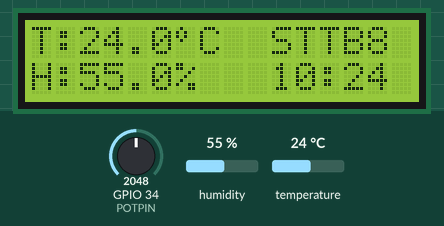
This sketch was run on a simulated ESP32. On the bench: 16×2 character LCD. Inputs (shaded band) come from the test bench; at power-on: humidity 55 %, temperature 24 °C, GPIO 34 (POTPIN) = 2048. WiFi joins after 1.5 s; servers stay silent unless stated; uploads are accepted with an empty reply; the local clock reads 2024-03-15 10:24:30 at power-on unless the sketch sets it; what the sketch prints to the serial monitor is not drawn.

Above: at 2.8 s.
2.9 s: humidity set to 22 %
At 8.0 s:
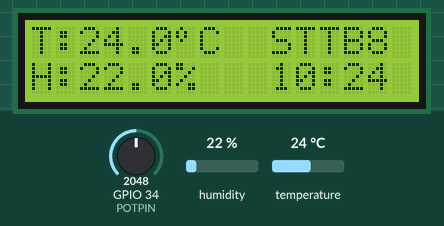
8.6 s: temperature set to 12 °C
At 13.0 s:
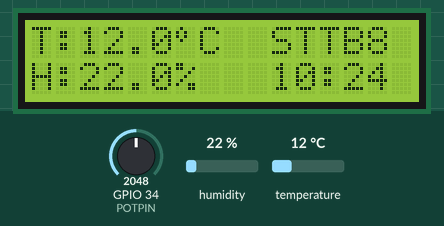
14.3 s: humidity set to 40 %
At 18.1 s:
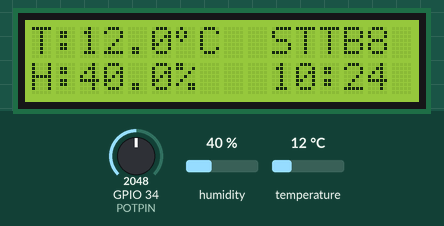
20.0 s: temperature set to 19 °C
At 23.3 s:
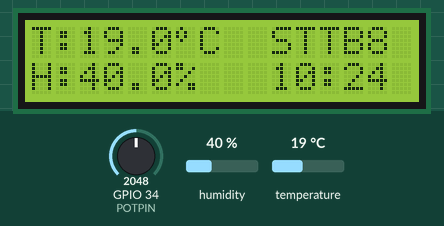
Timing chart, 0 to 24.8 s (numbered marks = the images above; inputs shaded):
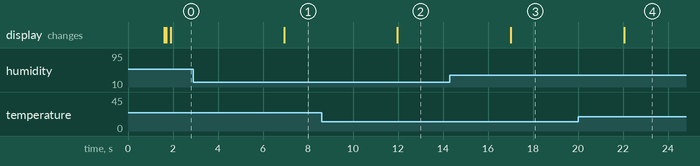

The sketch:

13_Packing_Gorio.ino
```cpp
/*
  GANTI VARIABEL ip DAN loc SESUAI DENGAN SESUAI DENGAN KEBUTUHAN

  File .ino ini merupakan file template dari projek IoT Sensor Suhu Ruangan yang akan dibuat.
  IP Address yang bisa digunakan: 11 - 25

  V. 1.0.1
  Update Terakhir : 05-08-2024

  Komponen:
  1. ESP32                    |
  2. LCD 16x2 I2C             | I2C
  3. Potensiometer 100K Ohm   | 34 3V
  4. DHT21                    | 14
  5. Stepdown DC-DC           |
  6. Adaptor 6-24 V DC        |
  7. Micro USB                |

  Fungsi : Mengukur temperature ruang dan kelembaban relatif (RH)
*/

#include <WiFi.h>
#include <WiFiMulti.h>
#include <HTTPClient.h>
#include <DHT.h>
#include <LiquidCrystal_I2C.h>
#include <ArduinoJson.h>

// Struct to hold the calibration data
struct CalibrationData {
  float temperature;
  float humidity;
};

/*
  Isi variabel dibawah sebagai inisialisasi awal projek,
  @param ip = IP Address ESP32
  @param loc = Lokasi ruangan untuk diukur
  @param api = URL API Menyimpan data ke Database
  @param getData = URL API Mengambil data kalibrasi dari Database
*/
// ========= INISIALISASI AWAL =========
/**/ const int ip = 13;             /**/
/**/ const String loc = "Packing Gorio";  /**/
// =====================================
const String api = "http://192.168.7.223/iot/api/save_suhu_rh.php";
String ESPName = "Suhu Ruang | " + loc;
String deviceID = "IoT-" + String(ip);
const String getData = "http://192.168.7.223/iot/api/get_suhu_rh_calibration.php?device_id=" + deviceID;

/* Mendeklarasikan DHT21
  @param DHTPIN = Pin DHT
  @param DHTTYPE = Tipe DHT
  @param dht = Variabel DHT
  @param temperature = Variabel Suhu
  @param humidity = Variabel Kelembaban
  @param calTemp = Variabel Kalibrasi
  @param readDHTCount = Variabel Hitung
  @param tempFromDB = Variabel Kalibrasi Suhu dari DB
  @param humFromDB = Variabel Kalibrasi Kelembaban dari DB
*/
#define DHTPIN 33
#define DHTTYPE DHT21
DHT dht(DHTPIN, DHTTYPE);
float temperature, humidity, calTemp;
int readDHTCount, readNan;
float tempFromDB = 0.0;
float humFromDB = 0.0;

/* Mendeklarasikan Potensiometer
  @param potPin = Pin Potensiometer
  @param potValue = Nilai Potensiometer
  @param mappedPotValue = Nilai Mapped Potensiometer
*/
#define POTPIN 34
int potValue = 0;
int mappedPotValue = 0;

/* Mendeklarasikan LCD dengan alamat I2C 0x27
  @param LCDADDR = Alamat I2C
  @param lcd = Variabel LCD
*/
#define LCDADDR 0x27
LiquidCrystal_I2C lcd(LCDADDR, 16, 2);
uint8_t degree[8] = {
  0x08,
  0x14,
  0x14,
  0x08,
  0x00,
  0x00,
  0x00,
  0x00
};

/* Deklarasikan semua WiFi yang bisa diakses oleh ESP32
  ESP32 akan memilih WiFi dengan sinyal paling kuat secara otomatis
  Gunakan tidak lebih dari 3 WiFi (WiFi Utama, WiFi Cadangan, WiFi Test)
*/
WiFiMulti wifiMulti;
const char* ssid_a = "STTB8";
const char* password_a = "Si4nt4r321";
const char* ssid_b = "MT3";
const char* password_b = "siantar321";
const char* ssid_c = "STTB11";
const char* password_c = "Si4nt4r321";
const char* ssid_d = "STTB4";
const char* password_d = "Si4nt4r321";
const char* ssid_e = "MT1";
const char* password_e = "siantar321";
const char* ssid_f = "STTB1";
const char* password_f = "Si4nt4r321";

// Set IP to Static
IPAddress staticIP(192, 168, 7, ip);
IPAddress gateway(192, 168, 15, 250);
IPAddress subnet(255, 255, 0, 0);
IPAddress primaryDNS(8, 8, 8, 8);    //optional
IPAddress secondaryDNS(8, 8, 4, 4);  //optional
String ip_Address, postData;

// ===== NTP =====
const char* ntpServer = "192.168.7.223";
const long gmtOffsetSec = 7 * 3600;
const int daylightOffsetSec = 0;
String dateTime, dateFormat, timeFormat, lcdFormat;
int year, month, day, hour, minute, second;
bool ntpStatus, getStatus;

/**
 * @brief Reads the temperature and humidity from the DHT sensor.
 * If the temperature or humidity reading is not a number, it sets the value to 950.
 * Increments the counter for the number of times the DHT sensor has been read.
 */
void readDHT() {
  // Read the temperature from the DHT sensor
  temperature = dht.readTemperature();

  // If the temperature reading is not a number, set it to 950
  if (isnan(temperature)) {
    temperature = 950;
    readNan++;
  }

  // Read the humidity from the DHT sensor
  humidity = dht.readHumidity();

  // If the humidity reading is not a number, set it to 950
  if (isnan(humidity)) {
    humidity = 950;
    readNan++;
  }

  // Increment the counter for the number of times the DHT sensor has been read
  readDHTCount++;
}

/**
 * @brief Reads the analog value from the potentiometer and maps it to a temperature range.
 *
 * This function reads the analog value from the potentiometer using the `analogRead()` function.
 * The read value is then mapped to a temperature range using the `map()` function.
 * The temperature range is [-5, 5] degrees Celsius.
 * The `POTPIN` constant is used to specify the analog pin connected to the potentiometer.
 *
 * The `potValue` variable stores the raw analog value read from the potentiometer.
 * The `mappedPotValue` variable stores the mapped temperature value.
 */
void readPot() {
  // Read the analog value from the potentiometer
  potValue = analogRead(POTPIN);

  // Map the analog value to a temperature range
  // mappedPotValue = map(potValue, 0, 4095, -5, 5);
  mappedPotValue = 0;
}

void getLocalTime() {
  /* Fungsi bertujuan menerima update waktu
  lokal dari ntpServer */
  struct tm timeinfo;
  if (!getLocalTime(&timeinfo)) {
    ntpStatus = false;
  } else {
    char timeStringBuff[50];
    strftime(timeStringBuff, sizeof(timeStringBuff), "%Y-%m-%d %H:%M:%S", &timeinfo);
    dateTime = String(timeStringBuff);

    // Save time data to variabel
    year = timeinfo.tm_year + 1900;
    month = timeinfo.tm_mon + 1;
    day = timeinfo.tm_mday;
    hour = timeinfo.tm_hour;
    minute = timeinfo.tm_min;
    second = timeinfo.tm_sec;
    // YYYY-MM-DD
    dateFormat = String(year) + '-' + String(month) + '-' + String(day);
    // hh:mm:ss
    timeFormat = String(hour) + ':' + String(minute) + ':' + String(second);
    // hh:mm
    lcdFormat = String(hour) + ':' + String(minute);

    ntpStatus = true;
  }
}

void sendLogData() {
  /* Mengirim data ke local server
  Ganti isi variabel api sesuai dengan form php
  */
  HTTPClient http;
  http.begin(api);
  http.addHeader("Content-Type", "application/x-www-form-urlencoded");
  int httpResponseCode = http.POST(postData);

  if (httpResponseCode > 0) {
    String response = http.getString();
    Serial.println(response);
  } else {
    Serial.print("ERROR ON SENDING POST");
  }
  http.end();
}

CalibrationData getCalibrationData() {
  /* Untung mendapatkan data terakhir dari DB,
  saat ini tidak digunakan karena sudah menggunakan SD Card
  Kode dibawah mohon untuk tidak dihapus.
  */
  HTTPClient http;
  http.begin(getData);
  int httpCode = http.GET();

  CalibrationData calibrationData = { 0.0, 0.0 };  // Initialize with default values

  if (httpCode > 0) {
    String payload = http.getString();
    StaticJsonDocument<200> doc;
    DeserializationError error = deserializeJson(doc, payload);

    if (!error) {
      if (doc.containsKey("temperature") && doc.containsKey("humidity")) {
        calibrationData.temperature = doc["temperature"].as<float>();
        calibrationData.humidity = doc["humidity"].as<float>();
      } else {
        Serial.println("Keys 'temperature' and/or 'humidity' not found in JSON");
      }
    } else {
      Serial.print("Error parsing JSON: ");
      Serial.println(error.c_str());
    }
  } else {
    Serial.print("Error get log: ");
    Serial.println(httpCode);
  }

  http.end();
  return calibrationData;
}

void printLCD(char* temp, char* hum, int pot) {
  // Temperature
  lcd.setCursor(0, 0);
  lcd.print("T: ");
  lcd.setCursor(2, 0);
  lcd.print(temp);
  lcd.write(0);
  lcd.print("C");

  // Humidity
  lcd.setCursor(0, 1);
  lcd.print("H: ");
  lcd.setCursor(2, 1);
  lcd.print(hum);
  lcd.print("%");

  // Print mapped potentiometer value to LCD
  // lcd.setCursor(14, 1);
  // lcd.print(pot);
}

void setup() {
  Serial.begin(115200);
  dht.begin();

  getStatus = false;

  // LCD
  lcd.init();
  lcd.clear();
  lcd.backlight();
  lcd.createChar(0, degree);
  lcd.home();

  // WiFi
  lcd.setCursor(0, 0);
  lcd.print("Connecting..");
  wifiMulti.addAP(ssid_a, password_a);
  wifiMulti.addAP(ssid_b, password_b);
  wifiMulti.addAP(ssid_c, password_c);
  wifiMulti.addAP(ssid_d, password_d);
  wifiMulti.addAP(ssid_e, password_e);
  wifiMulti.addAP(ssid_f, password_f);

  if (!WiFi.config(staticIP, gateway, subnet, primaryDNS, secondaryDNS)) {
    Serial.println("STA Failed to configure");
  }
  wifiMulti.run();

  // NTP
  configTime(gmtOffsetSec, daylightOffsetSec, ntpServer);
  if (wifiMulti.run() != WL_CONNECTED) {
    lcd.clear();
    lcd.setCursor(0, 0);
    lcd.print("WiFi Fail");
    lcd.setCursor(0, 1);
    lcd.print("Date/Time Error");
    delay(3000);
  } else {
    lcd.setCursor(0, 0);
    lcd.print("WiFi Connected");

    int tryNTP = 0;
    while (ntpStatus == false && tryNTP <= 2) {
      lcd.setCursor(0, 1);
      lcd.print("Getting Time");
      getLocalTime();
      tryNTP++;
      delay(50);
    }
  }

  lcd.clear();
}

/**
 * @brief The main loop function
 *
 * This function reads the potentiometer value, reads the DHT sensor, calculates the temperature and humidity
 * with calibration values, prints the values to the LCD, and sends the data to the server. It also handles
 * WiFi connectivity and NTP time synchronization.
 *
 */
void loop() {
  // Read potentiometer value
  readPot();

  // Print mapped potentiometer value to Serial
  // Serial.print("Mapped Value: ");
  // Serial.println(mappedPotValue);

  // Read DHT sensor values
  readDHT();

  // Calculate the temperature and humidity with calibration values
  calTemp = temperature + mappedPotValue + tempFromDB;
  humidity = humidity + humFromDB;

  // Print temperature and humidity calibration values to Serial
  // Serial.println(calTemp);
  // Serial.println(humidity);

  // Convert float values to string with 1 decimal place
  char bufferCalTemp[6];
  dtostrf(calTemp, 4, 1, bufferCalTemp);  // Convert float to string: 4 is the width, 1 is the number of decimals

  char bufferHumidity[6];                   // Buffer to hold the formatted string for b
  dtostrf(humidity, 4, 1, bufferHumidity);  // Convert float to string: 4 is the width, 1 is the number of decimals

  // Print temperature and humidity values to LCD
  printLCD(bufferCalTemp, bufferHumidity, mappedPotValue);

  // Handle WiFi connectivity
  if (wifiMulti.run() == WL_CONNECTED) {
    lcd.setCursor(10, 0);
    lcd.print(WiFi.SSID());
    getLocalTime();

    // Get calibration data from server if not already retrieved
    if (getStatus == false) {
      CalibrationData data = getCalibrationData();
      tempFromDB = data.temperature;
      humFromDB = data.humidity;
      getStatus = true;
    }

  } else if (wifiMulti.run() != WL_CONNECTED) {
    lcd.setCursor(10, 0);
    lcd.print("Error");
    wifiMulti.run();
  }

  // Handle NTP time synchronization
  if (ntpStatus == false) {
    lcd.setCursor(10, 1);
    lcd.print("Error");
  } else {
    lcd.setCursor(10, 1);
    lcd.print(lcdFormat);
  }

  // Get local IP address
  ip_Address = WiFi.localIP().toString();

  // Prepare data to be sent to the server
  postData = "device_id=" + deviceID + "&device_name=" + ESPName + "&temp=" + String(calTemp) + "&hum=" + String(humidity) + "&date=" + dateTime + "&ip_address=" + ip_Address;

  // Restart the device every 1200 readings of the DHT sensor
  if (readDHTCount % 1200 == 0 || readNan >= 10) {
    ESP.restart();
  }

  // Send data to the server every 30 readings of the DHT sensor
  delay(5000);
  if (readDHTCount % 30 == 0) {
    sendLogData();
    getStatus = false;
    lcd.clear();
  }
}
```

Measured:
- after the input at 2.9 s, the display: changes after 4.0 s (image 1)
- after the input at 8.6 s, the display: changes after 3.4 s (image 2)
- after the input at 14.3 s, the display: changes after 2.7 s (image 3)
- after the input at 20.0 s, the display: changes after 2.0 s (image 4)
